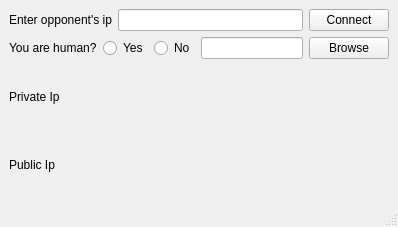
<?xml version="1.0" encoding="UTF-8"?>
<ui version="4.0">
 <class>MainWindow</class>
 <widget class="QMainWindow" name="MainWindow">
  <property name="geometry">
   <rect>
    <x>0</x>
    <y>0</y>
    <width>398</width>
    <height>227</height>
   </rect>
  </property>
  <property name="windowTitle">
   <string>MainWindow</string>
  </property>
  <widget class="QWidget" name="centralwidget">
   <layout class="QVBoxLayout" name="verticalLayout">
    <item>
     <layout class="QHBoxLayout" name="horizontalLayout_2">
      <item>
       <widget class="QLabel" name="label">
        <property name="text">
         <string>Enter opponent's ip</string>
        </property>
       </widget>
      </item>
      <item>
       <widget class="QLineEdit" name="oponnentIp"/>
      </item>
      <item>
       <widget class="QPushButton" name="connectButton">
        <property name="text">
         <string>Connect</string>
        </property>
       </widget>
      </item>
     </layout>
    </item>
    <item>
     <layout class="QHBoxLayout" name="horizontalLayout_4">
      <item>
       <widget class="QLabel" name="label_4">
        <property name="text">
         <string>You are human?</string>
        </property>
       </widget>
      </item>
      <item>
       <widget class="QRadioButton" name="yesRadioButton">
        <property name="text">
         <string>Yes</string>
        </property>
        <attribute name="buttonGroup">
         <string notr="true">buttonGroup</string>
        </attribute>
       </widget>
      </item>
      <item>
       <widget class="QRadioButton" name="noRadioButton">
        <property name="text">
         <string>No</string>
        </property>
        <attribute name="buttonGroup">
         <string notr="true">buttonGroup</string>
        </attribute>
       </widget>
      </item>
      <item>
       <widget class="QLineEdit" name="botPath"/>
      </item>
      <item>
       <widget class="QPushButton" name="browseButton">
        <property name="text">
         <string>Browse</string>
        </property>
       </widget>
      </item>
     </layout>
    </item>
    <item>
     <layout class="QHBoxLayout" name="horizontalLayout_3">
      <item>
       <widget class="QLabel" name="label_2">
        <property name="text">
         <string>Private Ip</string>
        </property>
       </widget>
      </item>
      <item>
       <widget class="QLabel" name="selfPrivateIp">
        <property name="text">
         <string/>
        </property>
       </widget>
      </item>
     </layout>
    </item>
    <item>
     <layout class="QHBoxLayout" name="horizontalLayout">
      <item>
       <widget class="QLabel" name="label_3">
        <property name="text">
         <string>Public Ip</string>
        </property>
       </widget>
      </item>
      <item>
       <widget class="QLabel" name="selfPublicIp">
        <property name="text">
         <string/>
        </property>
       </widget>
      </item>
     </layout>
    </item>
   </layout>
  </widget>
  <widget class="QStatusBar" name="statusbar"/>
 </widget>
 <resources/>
 <connections/>
 <buttongroups>
  <buttongroup name="buttonGroup"/>
 </buttongroups>
</ui>
